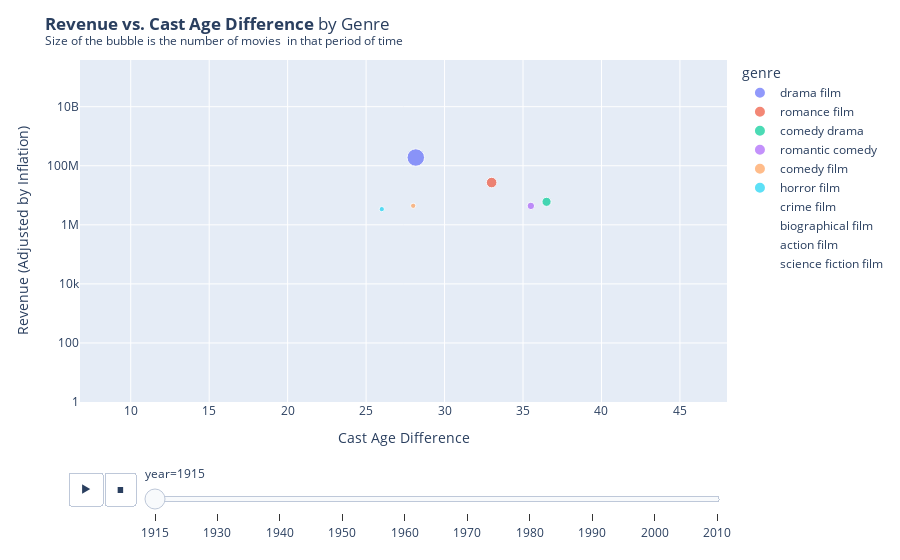

Here is the notebook cell this chart was saved with:
### Code cell
fig = px.scatter(
    df_plot, x='diff_cast_age', y='revenue_ajusted', 
    color='genre', log_y=True, range_y=[df_plot['revenue_ajusted'].min()+1, df_plot['revenue_ajusted'].max()*100], animation_frame='year',
    range_x = [df_plot['diff_cast_age'].min()-11, df_plot['diff_cast_age'].max()+1], size='num_of_movies', size_max=70
)
fig.update_layout(
    title='<b>Revenue vs. Cast Age Difference</b> by Genre</b><br><sup>Size of the bubble is the number of movies  in that period of time</sup>',
    xaxis_title='Cast Age Difference',
    yaxis_title='Revenue (Adjusted by Inflation)',
)
fig.write_html('revenue_vs_cast_age_diff.html')
fig.show()

### Figure 1 — Plotly figure (JSON) as saved in the notebook; plotly's stock layout.template omitted (floating-point values rounded to 4 significant figures)
{"data": [{"hovertemplate": "genre=drama film<br>year=1915<br>diff_cast_age=%{x}<br>revenue_ajusted=%{y}<br>num_of_movies=%{marker.size}<extra></extra>", "legendgroup": "drama film", "marker": {"color": "#636efa", "size": [11], "sizemode": "area", "sizeref": 0.07184, "symbol": "circle"}, "mode": "markers", "name": "drama film", "orientation": "v", "showlegend": true, "type": "scatter", "x": [28.17], "xaxis": "x", "y": [190200000.0], "yaxis": "y"}, {"hovertemplate": "genre=romance film<br>year=1915<br>diff_cast_age=%{x}<br>revenue_ajusted=%{y}<br>num_of_movies=%{marker.size}<extra></extra>", "legendgroup": "romance film", "marker": {"color": "#EF553B", "size": [4], "sizemode": "area", "sizeref": 0.07184, "symbol": "circle"}, "mode": "markers", "name": "romance film", "orientation": "v", "showlegend": true, "type": "scatter", "x": [33], "xaxis": "x", "y": [27000000.0], "yaxis": "y"}, {"hovertemplate": "genre=comedy drama<br>year=1915<br>diff_cast_age=%{x}<br>revenue_ajusted=%{y}<br>num_of_movies=%{marker.size}<extra></extra>", "legendgroup": "comedy drama", "marker": {"color": "#00cc96", "size": [3], "sizemode": "area", "sizeref": 0.07184, "symbol": "circle"}, "mode": "markers", "name": "comedy drama", "orientation": "v", "showlegend": true, "type": "scatter", "x": [36.5], "xaxis": "x", "y": [6014000.0], "yaxis": "y"}, {"hovertemplate": "genre=romantic comedy<br>year=1915<br>diff_cast_age=%{x}<br>revenue_ajusted=%{y}<br>num_of_movies=%{marker.size}<extra></extra>", "legendgroup": "romantic comedy", "marker": {"color": "#ab63fa", "size": [2], "sizemode": "area", "sizeref": 0.07184, "symbol": "circle"}, "mode": "markers", "name": "romantic comedy", "orientation": "v", "showlegend": true, "type": "scatter", "x": [35.5], "xaxis": "x", "y": [4377000.0], "yaxis": "y"}, {"hovertemplate": "genre=comedy film<br>year=1915<br>diff_cast_age=%{x}<br>revenue_ajusted=%{y}<br>num_of_movies=%{marker.size}<extra></extra>", "legendgroup": "comedy film", "marker": {"color": "#FFA15A", "size": [1], "sizemode": "area", "sizeref": 0.07184, "symbol": "circle"}, "mode": "markers", "name": "comedy film", "orientation": "v", "showlegend": true, "type": "scatter", "x": [28], "xaxis": "x", "y": [4414000.0], "yaxis": "y"}, {"hovertemplate": "genre=horror film<br>year=1915<br>diff_cast_age=%{x}<br>revenue_ajusted=%{y}<br>num_of_movies=%{marker.size}<extra></extra>", "legendgroup": "horror film", "marker": {"color": "#19d3f3", "size": [1], "sizemode": "area", "sizeref": 0.07184, "symbol": "circle"}, "mode": "markers", "name": "horror film", "orientation": "v", "showlegend": true, "type": "scatter", "x": [26], "xaxis": "x", "y": [3395000.0], "yaxis": "y"}, {"hovertemplate": "genre=crime film<br>year=1915<br>diff_cast_age=%{x}<br>revenue_ajusted=%{y}<br>num_of_movies=%{marker.size}<extra></extra>", "legendgroup": "crime film", "marker": {"color": "#FF6692", "size": [0], "sizemode": "area", "sizeref": 0.07184, "symbol": "circle"}, "mode": "markers", "name": "crime film", "orientation": "v", "showlegend": true, "type": "scatter", "x": [null], "xaxis": "x", "y": [0], "yaxis": "y"}, {"hovertemplate": "genre=biographical film<br>year=1915<br>diff_cast_age=%{x}<br>revenue_ajusted=%{y}<br>num_of_movies=%{marker.size}<extra></extra>", "legendgroup": "biographical film", "marker": {"color": "#B6E880", "size": [0], "sizemode": "area", "sizeref": 0.07184, "symbol": "circle"}, "mode": "markers", "name": "biographical film", "orientation": "v", "showlegend": true, "type": "scatter", "x": [null], "xaxis": "x", "y": [0], "yaxis": "y"}, {"hovertemplate": "genre=action film<br>year=1915<br>diff_cast_age=%{x}<br>revenue_ajusted=%{y}<br>num_of_movies=%{marker.size}<extra></extra>", "legendgroup": "action film", "marker": {"color": "#FF97FF", "size": [0], "sizemode": "area", "sizeref": 0.07184, "symbol": "circle"}, "mode": "markers", "name": "action film", "orientation": "v", "showlegend": true, "type": "scatter", "x": [null], "xaxis": "x", "y": [0], "yaxis": "y"}, {"hovertemplate": "genre=science fiction film<br>year=1915<br>diff_cast_age=%{x}<br>revenue_ajusted=%{y}<br>num_of_movies=%{marker.size}<extra></extra>", "legendgroup": "science fiction film", "marker": {"color": "#FECB52", "size": [0], "sizemode": "area", "sizeref": 0.07184, "symbol": "circle"}, "mode": "markers", "name": "science fiction film", "orientation": "v", "showlegend": true, "type": "scatter", "x": [null], "xaxis": "x", "y": [0], "yaxis": "y"}], "layout": {"legend": {"itemsizing": "constant", "title": {"text": "genre"}, "tracegroupgap": 0}, "margin": {"t": 60}, "sliders": [{"active": 0, "currentvalue": {"prefix": "year="}, "len": 0.9, "pad": {"b": 10, "t": 60}, "steps": [{"args": [["1915"], {"frame": {"duration": 0, "redraw": false}, "fromcurrent": true, "mode": "immediate", "transition": {"duration": 0, "easing": "linear"}}], "label": "1915", "method": "animate"}, {"args": [["1930"], {"frame": {"duration": 0, "redraw": false}, "fromcurrent": true, "mode": "immediate", "transition": {"duration": 0, "easing": "linear"}}], "label": "1930", "method": "animate"}, {"args": [["1940"], {"frame": {"duration": 0, "redraw": false}, "fromcurrent": true, "mode": "immediate", "transition": {"duration": 0, "easing": "linear"}}], "label": "1940", "method": "animate"}, {"args": [["1950"], {"frame": {"duration": 0, "redraw": false}, "fromcurrent": true, "mode": "immediate", "transition": {"duration": 0, "easing": "linear"}}], "label": "1950", "method": "animate"}, {"args": [["1960"], {"frame": {"duration": 0, "redraw": false}, "fromcurrent": true, "mode": "immediate", "transition": {"duration": 0, "easing": "linear"}}], "label": "1960", "method": "animate"}, {"args": [["1970"], {"frame": {"duration": 0, "redraw": false}, "fromcurrent": true, "mode": "immediate", "transition": {"duration": 0, "easing": "linear"}}], "label": "1970", "method": "animate"}, {"args": [["1980"], {"frame": {"duration": 0, "redraw": false}, "fromcurrent": true, "mode": "immediate", "transition": {"duration": 0, "easing": "linear"}}], "label": "1980", "method": "animate"}, {"args": [["1990"], {"frame": {"duration": 0, "redraw": false}, "fromcurrent": true, "mode": "immediate", "transition": {"duration": 0, "easing": "linear"}}], "label": "1990", "method": "animate"}, {"args": [["2000"], {"frame": {"duration": 0, "redraw": false}, "fromcurrent": true, "mode": "immediate", "transition": {"duration": 0, "easing": "linear"}}], "label": "2000", "method": "animate"}, {"args": [["2010"], {"frame": {"duration": 0, "redraw": false}, "fromcurrent": true, "mode": "immediate", "transition": {"duration": 0, "easing": "linear"}}], "label": "2010", "method": "animate"}], "x": 0.1, "xanchor": "left", "y": 0, "yanchor": "top"}], "title": {"text": "<b>Revenue vs. Cast Age Difference</b> by Genre</b><br><sup>Size of the bubble is the number of movies  in that period of time</sup>"}, "updatemenus": [{"buttons": [{"args": [null, {"frame": {"duration": 500, "redraw": false}, "fromcurrent": true, "mode": "immediate", "transition": {"duration": 500, "easing": "linear"}}], "label": "&#9654;", "method": "animate"}, {"args": [[null], {"frame": {"duration": 0, "redraw": false}, "fromcurrent": true, "mode": "immediate", "transition": {"duration": 0, "easing": "linear"}}], "label": "&#9724;", "method": "animate"}], "direction": "left", "pad": {"r": 10, "t": 70}, "showactive": false, "type": "buttons", "x": 0.1, "xanchor": "right", "y": 0, "yanchor": "top"}], "xaxis": {"anchor": "y", "domain": [0, 1], "range": [6.767, 48], "title": {"text": "Cast Age Difference"}}, "yaxis": {"anchor": "x", "domain": [0, 1], "range": [0, 11.58], "title": {"text": "Revenue (Adjusted by Inflation)"}, "type": "log"}}}
